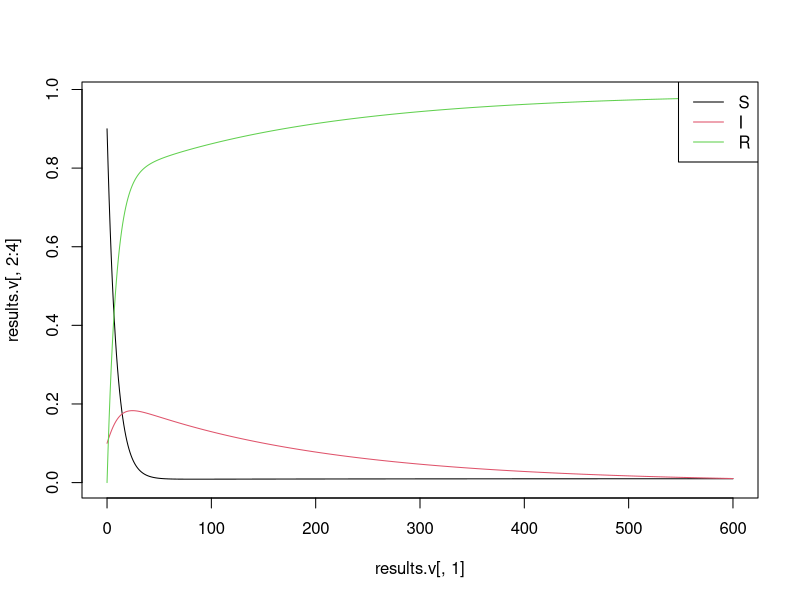

R code for this plot:
## Load deSolve package
library(deSolve)


epi203v <- function(pars) {

    ## NOTICE that this includes a new parameter "vaccination"

    ## Show parameters
    print(pars) 

    ## Additional parameters
    times <- seq(from = 0, to = 600, by = 1)
    yinit <- c(Susc=0.9, Infected=0.1, Recovered=0)  

    ## SIR model with vaccination (vaccine takes people from the Susceptible and put them in the Recovered)
    SIR_model <- function(times,yinit,pars) {
        with(as.list(c(yinit,pars)), {
                dSusc      <- birth - beta*Infected*Susc                     - vaccination*Susc - death*Susc
                dInfected  <-         beta*Infected*Susc - recovery*Infected                    - death*Infected
                dRecovered <-                              recovery*Infected + vaccination*Susc - death*Recovered

                return(list(c(dSusc, dInfected, dRecovered)))
        })
    }

    ## run the ode solver for the function specified (function defined above is used)
    ## return the value of each compartment (Susc, Infected, Recovered) for each time step.
    results <- ode(func = SIR_model,times = times,y = yinit,parms = pars)
    results <- as.data.frame(results)

    ## Return results
    return(results)
}


test.pars.v <- c(beta = 0.1, recovery = 0.005, death = 0.001, birth = 0.001, vaccination = 0.1)
results.v   <- epi203v(test.pars.v)


## Plotting
matplot(x = results.v[,1], y = results.v[,2:4], type="l",lty=1)
legend("topright", col=1:3, legend=c("S", "I", "R"), lwd=1)
